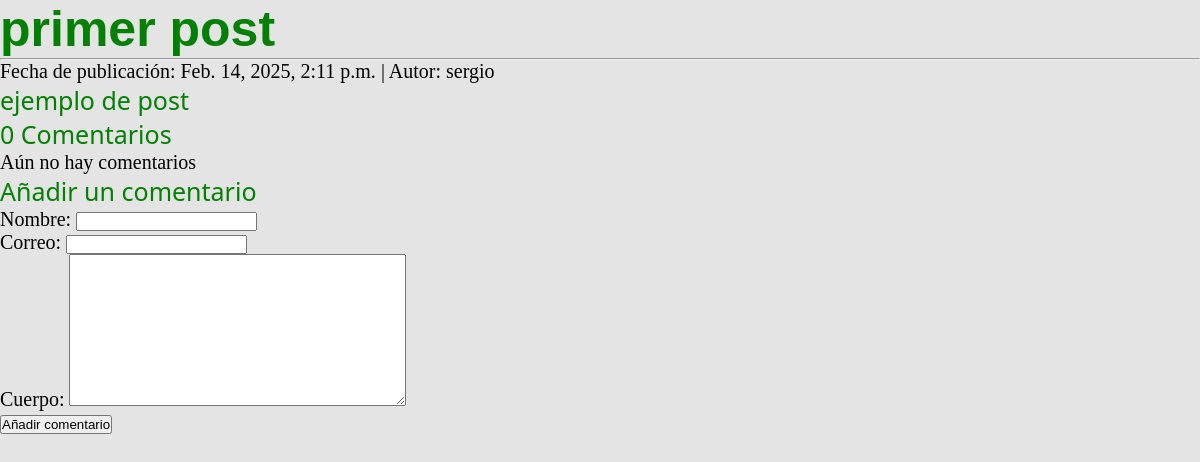
/blog/primer post/ejemplo/, run on the app's committed database.
### blog/models.py (models this page shows, shortened)
class Post(models.Model):
    STATUS_CHOICES = (
        ('borrador', 'Borrador'),
        ('publicado', 'Publicado'),
    )
    titulo = models.CharField(max_length=250)
    tema = models.CharField(max_length=250, unique_for_date='publicado')
    autor = models.ForeignKey(User, on_delete=models.CASCADE)
    cuerpo = models.TextField()
    publicado = models.DateTimeField(default=timezone.now)
    actualizado = models.DateTimeField(auto_now=True)
    estado = models.CharField(max_length=10, choices=STATUS_CHOICES, default='borrador')
    class Meta:
        ordering = ('-publicado',)
    tags = TaggableManager()

### blog/views.py (the view, shortened to what this page needs)
# urls.py: path('<str:titulo_arg>/<str:tema_arg>/', Detalle_publicacion, name='detalles'),
def Detalle_publicacion(request, titulo_arg, tema_arg):
    publicacion = get_object_or_404(Post, titulo=titulo_arg, tema=tema_arg)
    comentarios = publicacion.comments.filter(activo=True)
    nuevo_comentario = None
    comentario_form = ComentarioFormulario()
    return render(request, 'post_unico.html', {
        'publicacion': publicacion,
        'comentarios': comentarios,
        'nuevo_comentario': nuevo_comentario,
        'comentario_form': comentario_form
    })

### blog/forms.py
class ComentarioFormulario(forms.ModelForm):
    class Meta:
        model = Comentario
        fields = ('nombre', 'correo', 'cuerpo')

### blog/templates/post_unico.html (shortened to what this page needs)
{% load static %}
<!DOCTYPE html>
<html lang="es">
<head>
    <link rel="stylesheet" href="{% static 'css/style.css' %}">
</head>
<body>
    <h1>{{publicacion.titulo}}</h1>
    <hr>
    <p>
        Fecha de publicación: {{publicacion.publicado}} | Autor: {{publicacion.autor}}
    </p>
    <h2>
        {{publicacion.cuerpo}}
    </h2>
    {% with comentarios.count as total %}
    <h2>
        {{total}} Comentario{{total|pluralize}}
    </h2>
    {% endwith %}
    {% for comentario in comentarios %}
    <div>
        <p>
            Comentario #{{forloop.counter}} autor: {{comentario.nombre}}
            {{comentario.creado}}
        </p>
        {{comentario.cuerpo|linebreaks}}
    </div>
    {% empty %}
        <p>
            Aún no hay comentarios
        </p>
    {% endfor %}
    <h2>Añadir un comentario</h2>
    <form method="POST">
        {{ comentario_form.as_p }} <p>
            <input type="submit" value="Añadir comentario">
        </p>
    </form>
</body>
</html>

### blog/static/css/style.css (style rules this page uses)
* { margin: 0; padding: 0; box-sizing: border-box; }
body { background: rgb(228, 228, 228); }
h1 { font-family: 'Lucida Sans', sans-serif; font-size: 50px; font-weight: 600; color: green; }
h2 { font-family: 'Segoe UI', sans-serif; font-size: 25px; font-weight: 500; color: green; }
p { font-size: 20px; font-weight: 400; color: black; }

### data on the page
Post: titulo "primer post", publicado "Feb. 14, 2025, 2:11 p.m.", autor "sergio", cuerpo "ejemplo de post"

### other printed values
{{ total }} "0"
